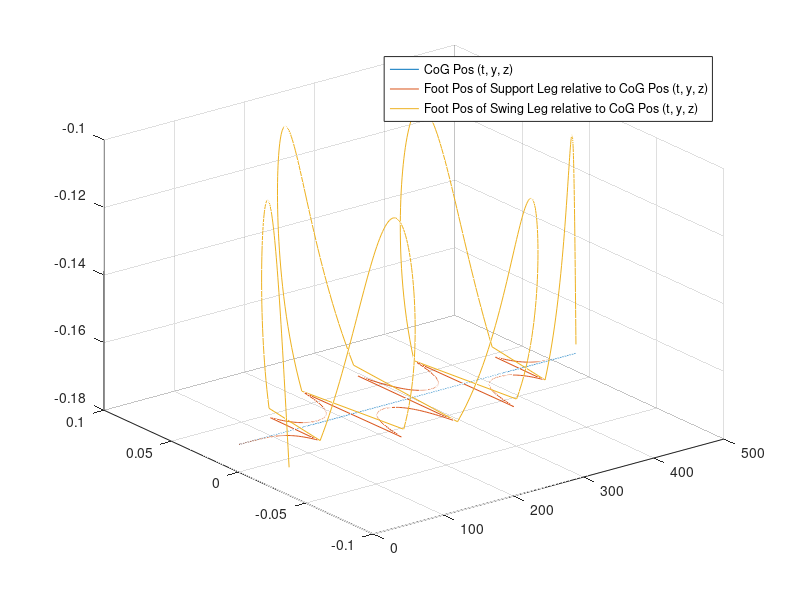
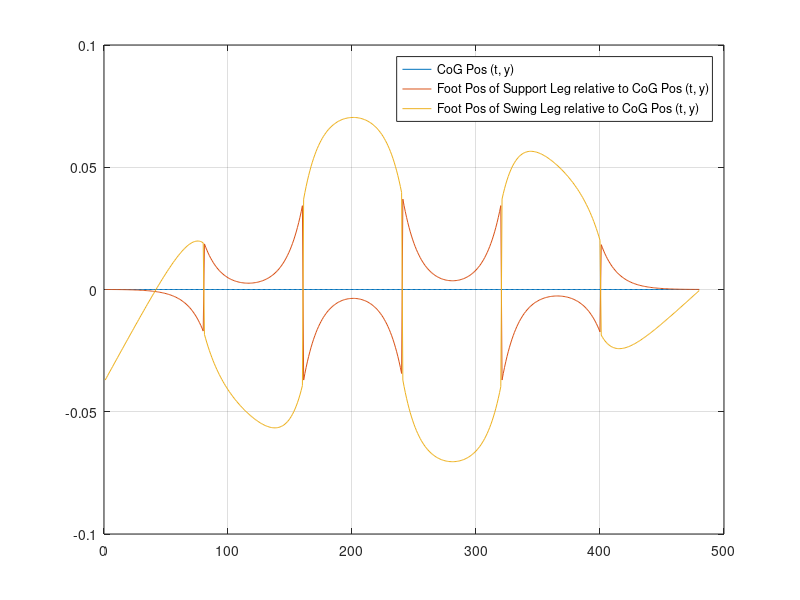
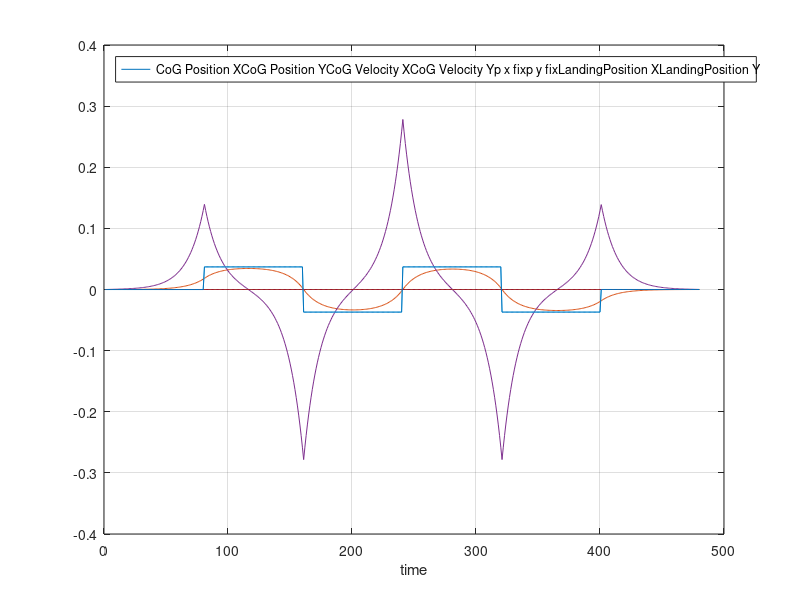

MATLAB code to generate these figures, in order:
clear;
close all;

load WPG_log_FootTrajectory.dat;
load WPG_log_WalkingPattern.dat;

[a, b] = size(WPG_log_FootTrajectory);

t = 1:a;
y = 0.01:0.05;
z = 0.01:0.2;

i=0;

for n=t
  i = i + 1;
  xc(i) = WPG_log_FootTrajectory(i, 1);
  yc(i) = WPG_log_FootTrajectory(i, 2);
  x1(i) = WPG_log_FootTrajectory(i, 3);
  y1(i) = WPG_log_FootTrajectory(i, 4);
  z1(i) = WPG_log_FootTrajectory(i, 5);
  x2(i) = WPG_log_FootTrajectory(i, 6);
  y2(i) = WPG_log_FootTrajectory(i, 7);
  z2(i) = WPG_log_FootTrajectory(i, 8);
end

f1 = figure;
f2 = figure;
figure(f1);
plot3(t, xc, z1, t, y1, z1, t, y2, z2)
legend("CoG Pos (t, y, z)", "Foot Pos of Support Leg relative to CoG Pos (t, y, z)", "Foot Pos of Swing Leg relative to CoG Pos (t, y, z)")
grid on

figure(f2);
plot(t, xc, t, y1, t, y2)
legend("CoG Pos (t, y)", "Foot Pos of Support Leg relative to CoG Pos (t, y)", "Foot Pos of Swing Leg relative to CoG Pos (t, y)")
grid on

f3 = figure;
figure(3);
plot(t, WPG_log_WalkingPattern)
legend(["CoG Position X", "CoG Position Y", "CoG Velocity X", "CoG Velocity Y", "p x fix", "p y fix", "LandingPosition X", "LandingPosition Y"], "Location", "northwest")
xlabel("time")
grid on

% reference https://jp.mathworks.com/help/matlab/data_analysis/plotting-data.html
